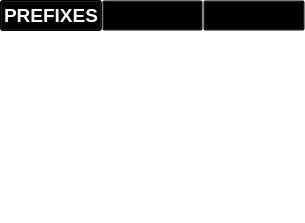
               <widget class="QFrame" name="modpool_list_frame">
                <property name="palette">
                 <palette>
                  <active>
                   <colorrole role="Button">
                    <brush brushstyle="SolidPattern">
                     <color alpha="0">
                      <red>0</red>
                      <green>0</green>
                      <blue>0</blue>
                     </color>
                    </brush>
                   </colorrole>
                   <colorrole role="Base">
                    <brush brushstyle="SolidPattern">
                     <color alpha="0">
                      <red>0</red>
                      <green>0</green>
                      <blue>0</blue>
                     </color>
                    </brush>
                   </colorrole>
                   <colorrole role="Window">
                    <brush brushstyle="SolidPattern">
                     <color alpha="0">
                      <red>0</red>
                      <green>0</green>
                      <blue>0</blue>
                     </color>
                    </brush>
                   </colorrole>
                  </active>
                  <inactive>
                   <colorrole role="Button">
                    <brush brushstyle="SolidPattern">
                     <color alpha="0">
                      <red>0</red>
                      <green>0</green>
                      <blue>0</blue>
                     </color>
                    </brush>
                   </colorrole>
                   <colorrole role="Base">
                    <brush brushstyle="SolidPattern">
                     <color alpha="0">
                      <red>0</red>
                      <green>0</green>
                      <blue>0</blue>
                     </color>
                    </brush>
                   </colorrole>
                   <colorrole role="Window">
                    <brush brushstyle="SolidPattern">
                     <color alpha="0">
                      <red>0</red>
                      <green>0</green>
                      <blue>0</blue>
                     </color>
                    </brush>
                   </colorrole>
                  </inactive>
                  <disabled>
                   <colorrole role="Button">
                    <brush brushstyle="SolidPattern">
                     <color alpha="0">
                      <red>0</red>
                      <green>0</green>
                      <blue>0</blue>
                     </color>
                    </brush>
                   </colorrole>
                   <colorrole role="Base">
                    <brush brushstyle="SolidPattern">
                     <color alpha="0">
                      <red>0</red>
                      <green>0</green>
                      <blue>0</blue>
                     </color>
                    </brush>
                   </colorrole>
                   <colorrole role="Window">
                    <brush brushstyle="SolidPattern">
                     <color alpha="0">
                      <red>0</red>
                      <green>0</green>
                      <blue>0</blue>
                     </color>
                    </brush>
                   </colorrole>
                  </disabled>
                 </palette>
                </property>
                <property name="styleSheet">
                 <string notr="true"/>
                </property>
                <property name="frameShape">
                 <enum>QFrame::NoFrame</enum>
                </property>
                <property name="frameShadow">
                 <enum>QFrame::Plain</enum>
                </property>
                <layout class="QVBoxLayout" name="modpool_list_layout">
                 <property name="spacing">
                  <number>0</number>
                 </property>
                 <property name="leftMargin">
                  <number>0</number>
                 </property>
                 <property name="topMargin">
                  <number>0</number>
                 </property>
                 <property name="rightMargin">
                  <number>0</number>
                 </property>
                 <property name="bottomMargin">
                  <number>0</number>
                 </property>
                 <item alignment="Qt::AlignTop">
                  <widget class="QFrame" name="modpool_btns_frame">
                   <property name="font">
                    <font>
                     <pointsize>14</pointsize>
                     <bold>true</bold>
                    </font>
                   </property>
                   <property name="cursor">
                    <cursorShape>ArrowCursor</cursorShape>
                   </property>
                   <property name="contextMenuPolicy">
                    <enum>Qt::NoContextMenu</enum>
                   </property>
                   <property name="frameShape">
                    <enum>QFrame::NoFrame</enum>
                   </property>
                   <property name="frameShadow">
                    <enum>QFrame::Plain</enum>
                   </property>
                   <property name="lineWidth">
                    <number>1</number>
                   </property>
                   <property name="midLineWidth">
                    <number>1</number>
                   </property>
                   <layout class="QHBoxLayout" name="modpool_btn_layout">
                    <property name="spacing">
                     <number>0</number>
                    </property>
                    <property name="leftMargin">
                     <number>0</number>
                    </property>
                    <property name="topMargin">
                     <number>0</number>
                    </property>
                    <property name="rightMargin">
                     <number>0</number>
                    </property>
                    <property name="bottomMargin">
                     <number>0</number>
                    </property>
                    <item alignment="Qt::AlignTop">
                     <widget class="QPushButton" name="prefix_btn">
                      <property name="sizePolicy">
                       <sizepolicy hsizetype="MinimumExpanding" vsizetype="Fixed">
                        <horstretch>0</horstretch>
                        <verstretch>0</verstretch>
                       </sizepolicy>
                      </property>
                      <property name="palette">
                       <palette>
                        <active>
                         <colorrole role="WindowText">
                          <brush brushstyle="SolidPattern">
                           <color alpha="255">
                            <red>255</red>
                            <green>255</green>
                            <blue>255</blue>
                           </color>
                          </brush>
                         </colorrole>
                         <colorrole role="Button">
                          <brush brushstyle="LinearGradientPattern">
                           <gradient startx="0.500000000000000" starty="0.000000000000000" endx="0.500000000000000"
                                     endy="1.000000000000000" type="LinearGradient" spread="PadSpread"
                                     coordinatemode="ObjectBoundingMode">
                            <gradientstop position="0.000000000000000">
                             <color alpha="255">
                              <red>112</red>
                              <green>91</green>
                              <blue>124</blue>
                             </color>
                            </gradientstop>
                            <gradientstop position="1.000000000000000">
                             <color alpha="255">
                              <red>112</red>
                              <green>91</green>
                              <blue>124</blue>
                             </color>
                            </gradientstop>
                           </gradient>
                          </brush>
                         </colorrole>
                         <colorrole role="Text">
                          <brush brushstyle="SolidPattern">
                           <color alpha="255">
                            <red>255</red>
                            <green>255</green>
                            <blue>255</blue>
                           </color>
                          </brush>
                         </colorrole>
                         <colorrole role="ButtonText">
                          <brush brushstyle="SolidPattern">
                           <color alpha="255">
                            <red>255</red>
                            <green>255</green>
                            <blue>255</blue>
                           </color>
                          </brush>
                         </colorrole>
                         <colorrole role="Base">
                          <brush brushstyle="LinearGradientPattern">
                           <gradient startx="0.500000000000000" starty="0.000000000000000" endx="0.500000000000000"
                                     endy="1.000000000000000" type="LinearGradient" spread="PadSpread"
                                     coordinatemode="ObjectBoundingMode">
                            <gradientstop position="0.000000000000000">
                             <color alpha="255">
                              <red>112</red>
                              <green>91</green>
                              <blue>124</blue>
                             </color>
                            </gradientstop>
                            <gradientstop position="1.000000000000000">
                             <color alpha="255">
                              <red>112</red>
                              <green>91</green>
                              <blue>124</blue>
                             </color>
                            </gradientstop>
                           </gradient>
                          </brush>
                         </colorrole>
                         <colorrole role="Window">
                          <brush brushstyle="LinearGradientPattern">
                           <gradient startx="0.500000000000000" starty="0.000000000000000" endx="0.500000000000000"
                                     endy="1.000000000000000" type="LinearGradient" spread="PadSpread"
                                     coordinatemode="ObjectBoundingMode">
                            <gradientstop position="0.000000000000000">
                             <color alpha="255">
                              <red>112</red>
                              <green>91</green>
                              <blue>124</blue>
                             </color>
                            </gradientstop>
                            <gradientstop position="1.000000000000000">
                             <color alpha="255">
                              <red>112</red>
                              <green>91</green>
                              <blue>124</blue>
                             </color>
                            </gradientstop>
                           </gradient>
                          </brush>
                         </colorrole>
                         <colorrole role="PlaceholderText">
                          <brush brushstyle="SolidPattern">
                           <color alpha="128">
                            <red>255</red>
                            <green>255</green>
                            <blue>255</blue>
                           </color>
                          </brush>
                         </colorrole>
                        </active>
                        <inactive>
                         <colorrole role="WindowText">
                          <brush brushstyle="SolidPattern">
                           <color alpha="255">
                            <red>255</red>
                            <green>255</green>
                            <blue>255</blue>
                           </color>
                          </brush>
                         </colorrole>
                         <colorrole role="Button">
                          <brush brushstyle="LinearGradientPattern">
                           <gradient startx="0.500000000000000" starty="0.000000000000000" endx="0.500000000000000"
                                     endy="1.000000000000000" type="LinearGradient" spread="PadSpread"
                                     coordinatemode="ObjectBoundingMode">
                            <gradientstop position="0.000000000000000">
                             <color alpha="255">
                              <red>112</red>
                              <green>91</green>
                              <blue>124</blue>
                             </color>
                            </gradientstop>
                            <gradientstop position="1.000000000000000">
                             <color alpha="255">
                              <red>112</red>
                              <green>91</green>
                              <blue>124</blue>
                             </color>
                            </gradientstop>
                           </gradient>
                          </brush>
                         </colorrole>
                         <colorrole role="Text">
                          <brush brushstyle="SolidPattern">
                           <color alpha="255">
                            <red>255</red>
                            <green>255</green>
                            <blue>255</blue>
                           </color>
                          </brush>
                         </colorrole>
                         <colorrole role="ButtonText">
                          <brush brushstyle="SolidPattern">
                           <color alpha="255">
                            <red>255</red>
                            <green>255</green>
                            <blue>255</blue>
                           </color>
                          </brush>
                         </colorrole>
                         <colorrole role="Base">
                          <brush brushstyle="LinearGradientPattern">
                           <gradient startx="0.500000000000000" starty="0.000000000000000" endx="0.500000000000000"
                                     endy="1.000000000000000" type="LinearGradient" spread="PadSpread"
                                     coordinatemode="ObjectBoundingMode">
                            <gradientstop position="0.000000000000000">
                             <color alpha="255">
                              <red>112</red>
                              <green>91</green>
                              <blue>124</blue>
                             </color>
                            </gradientstop>
                            <gradientstop position="1.000000000000000">
                             <color alpha="255">
                              <red>112</red>
                              <green>91</green>
                              <blue>124</blue>
                             </color>
                            </gradientstop>
                           </gradient>
                          </brush>
                         </colorrole>
                         <colorrole role="Window">
                          <brush brushstyle="LinearGradientPattern">
                           <gradient startx="0.500000000000000" starty="0.000000000000000" endx="0.500000000000000"
                                     endy="1.000000000000000" type="LinearGradient" spread="PadSpread"
                                     coordinatemode="ObjectBoundingMode">
                            <gradientstop position="0.000000000000000">
                             <color alpha="255">
                              <red>112</red>
                              <green>91</green>
                              <blue>124</blue>
                             </color>
                            </gradientstop>
                            <gradientstop position="1.000000000000000">
                             <color alpha="255">
                              <red>112</red>
                              <green>91</green>
                              <blue>124</blue>
                             </color>
                            </gradientstop>
                           </gradient>
                          </brush>
                         </colorrole>
                         <colorrole role="PlaceholderText">
                          <brush brushstyle="SolidPattern">
                           <color alpha="128">
                            <red>255</red>
                            <green>255</green>
                            <blue>255</blue>
                           </color>
                          </brush>
                         </colorrole>
                        </inactive>
                        <disabled>
                         <colorrole role="WindowText">
                          <brush brushstyle="SolidPattern">
                           <color alpha="255">
                            <red>255</red>
                            <green>255</green>
                            <blue>255</blue>
                           </color>
                          </brush>
                         </colorrole>
                         <colorrole role="Button">
                          <brush brushstyle="LinearGradientPattern">
                           <gradient startx="0.500000000000000" starty="0.000000000000000" endx="0.500000000000000"
                                     endy="1.000000000000000" type="LinearGradient" spread="PadSpread"
                                     coordinatemode="ObjectBoundingMode">
                            <gradientstop position="0.000000000000000">
                             <color alpha="255">
                              <red>112</red>
                              <green>91</green>
                              <blue>124</blue>
                             </color>
                            </gradientstop>
                            <gradientstop position="1.000000000000000">
                             <color alpha="255">
                              <red>112</red>
                              <green>91</green>
                              <blue>124</blue>
                             </color>
                            </gradientstop>
                           </gradient>
                          </brush>
                         </colorrole>
                         <colorrole role="Text">
                          <brush brushstyle="SolidPattern">
                           <color alpha="255">
                            <red>255</red>
                            <green>255</green>
                            <blue>255</blue>
                           </color>
                          </brush>
                         </colorrole>
                         <colorrole role="ButtonText">
                          <brush brushstyle="SolidPattern">
                           <color alpha="255">
                            <red>255</red>
                            <green>255</green>
                            <blue>255</blue>
                           </color>
                          </brush>
                         </colorrole>
                         <colorrole role="Base">
                          <brush brushstyle="LinearGradientPattern">
                           <gradient startx="0.500000000000000" starty="0.000000000000000" endx="0.500000000000000"
                                     endy="1.000000000000000" type="LinearGradient" spread="PadSpread"
                                     coordinatemode="ObjectBoundingMode">
                            <gradientstop position="0.000000000000000">
                             <color alpha="255">
                              <red>112</red>
                              <green>91</green>
                              <blue>124</blue>
                             </color>
                            </gradientstop>
                            <gradientstop position="1.000000000000000">
                             <color alpha="255">
                              <red>112</red>
                              <green>91</green>
                              <blue>124</blue>
                             </color>
                            </gradientstop>
                           </gradient>
                          </brush>
                         </colorrole>
                         <colorrole role="Window">
                          <brush brushstyle="LinearGradientPattern">
                           <gradient startx="0.500000000000000" starty="0.000000000000000" endx="0.500000000000000"
                                     endy="1.000000000000000" type="LinearGradient" spread="PadSpread"
                                     coordinatemode="ObjectBoundingMode">
                            <gradientstop position="0.000000000000000">
                             <color alpha="255">
                              <red>112</red>
                              <green>91</green>
                              <blue>124</blue>
                             </color>
                            </gradientstop>
                            <gradientstop position="1.000000000000000">
                             <color alpha="255">
                              <red>112</red>
                              <green>91</green>
                              <blue>124</blue>
                             </color>
                            </gradientstop>
                           </gradient>
                          </brush>
                         </colorrole>
                         <colorrole role="PlaceholderText">
                          <brush brushstyle="SolidPattern">
                           <color alpha="128">
                            <red>255</red>
                            <green>255</green>
                            <blue>255</blue>
                           </color>
                          </brush>
                         </colorrole>
                        </disabled>
                       </palette>
                      </property>
                      <property name="font">
                       <font>
                        <family>Segoe Ui</family>
                        <pointsize>14</pointsize>
                        <bold>true</bold>
                       </font>
                      </property>
                      <property name="cursor">
                       <cursorShape>ArrowCursor</cursorShape>
                      </property>
                      <property name="focusPolicy">
                       <enum>Qt::NoFocus</enum>
                      </property>
                      <property name="contextMenuPolicy">
                       <enum>Qt::NoContextMenu</enum>
                      </property>
                      <property name="text">
                       <string>PREFIXES</string>
                      </property>
                      <property name="checkable">
                       <bool>true</bool>
                      </property>
                     </widget>
                    </item>
                    <item alignment="Qt::AlignTop">
                     <widget class="QPushButton" name="suffix_btn">
                      <property name="sizePolicy">
                       <sizepolicy hsizetype="MinimumExpanding" vsizetype="Fixed">
                        <horstretch>0</horstretch>
                        <verstretch>0</verstretch>
                       </sizepolicy>
                      </property>
                      <property name="font">
                       <font>
                        <family>Segoe Ui</family>
                        <pointsize>14</pointsize>
                        <bold>true</bold>
                       </font>
                      </property>
                      <property name="cursor">
                       <cursorShape>ArrowCursor</cursorShape>
                      </property>
                      <property name="focusPolicy">
                       <enum>Qt::NoFocus</enum>
                      </property>
                      <property name="contextMenuPolicy">
                       <enum>Qt::NoContextMenu</enum>
                      </property>
                      <property name="styleSheet">
                       <string notr="true"/>
                      </property>
                      <property name="text">
                       <string>SUFFIXES</string>
                      </property>
                      <property name="checkable">
                       <bool>true</bool>
                      </property>
                     </widget>
                    </item>
                    <item alignment="Qt::AlignTop">
                     <widget class="QPushButton" name="implicit_btn">
                      <property name="sizePolicy">
                       <sizepolicy hsizetype="MinimumExpanding" vsizetype="Fixed">
                        <horstretch>0</horstretch>
                        <verstretch>0</verstretch>
                       </sizepolicy>
                      </property>
                      <property name="font">
                       <font>
                        <family>Segoe Ui</family>
                        <pointsize>14</pointsize>
                        <bold>true</bold>
                       </font>
                      </property>
                      <property name="cursor">
                       <cursorShape>ArrowCursor</cursorShape>
                      </property>
                      <property name="focusPolicy">
                       <enum>Qt::NoFocus</enum>
                      </property>
                      <property name="contextMenuPolicy">
                       <enum>Qt::NoContextMenu</enum>
                      </property>
                      <property name="styleSheet">
                       <string notr="true"/>
                      </property>
                      <property name="text">
                       <string>IMPLICITS</string>
                      </property>
                      <property name="checkable">
                       <bool>true</bool>
                      </property>
                      <property name="flat">
                       <bool>false</bool>
                      </property>
                     </widget>
                    </item>
                   </layout>
                  </widget>
                 </item>
                 <item>
                  <widget class="QStackedWidget" name="modpool_group_pages">
                   <property name="currentIndex">
                    <number>0</number>
                   </property>
                   <widget class="QWidget" name="prefix_group_page">
                    <layout class="QVBoxLayout" name="p">
                     <property name="spacing">
                      <number>0</number>
                     </property>
                     <property name="leftMargin">
                      <number>0</number>
                     </property>
                     <property name="topMargin">
                      <number>0</number>
                     </property>
                     <property name="rightMargin">
                      <number>0</number>
                     </property>
                     <property name="bottomMargin">
                      <number>0</number>
                     </property>
                     <item>
                      <widget class="QTreeView" name="prefix_tree">
                       <property name="sizePolicy">
                        <sizepolicy hsizetype="MinimumExpanding" vsizetype="MinimumExpanding">
                         <horstretch>0</horstretch>
                         <verstretch>0</verstretch>
                        </sizepolicy>
                       </property>
                       <property name="frameShape">
                        <enum>QFrame::NoFrame</enum>
                       </property>
                       <property name="sizeAdjustPolicy">
                        <enum>QAbstractScrollArea::AdjustIgnored</enum>
                       </property>
                       <property name="showDropIndicator" stdset="0">
                        <bool>true</bool>
                       </property>
                       <property name="alternatingRowColors">
                        <bool>true</bool>
                       </property>
                       <property name="selectionBehavior">
                        <enum>QAbstractItemView::SelectItems</enum>
                       </property>
                       <property name="rootIsDecorated">
                        <bool>true</bool>
                       </property>
                       <property name="uniformRowHeights">
                        <bool>true</bool>
                       </property>
                       <property name="animated">
                        <bool>true</bool>
                       </property>
                       <property name="allColumnsShowFocus">
                        <bool>false</bool>
                       </property>
                       <property name="headerHidden">
                        <bool>true</bool>
                       </property>
                       <attribute name="headerDefaultSectionSize">
                        <number>47</number>
                       </attribute>
                       <attribute name="headerHighlightSections">
                        <bool>false</bool>
                       </attribute>
                       <attribute name="headerShowSortIndicator" stdset="0">
                        <bool>false</bool>
                       </attribute>
                      </widget>
                     </item>
                    </layout>
                   </widget>
                   <widget class="QWidget" name="suffix_list_page"/>
                   <widget class="QWidget" name="implicit_list_page"/>
                  </widget>
                 </item>
                </layout>
               </widget>
